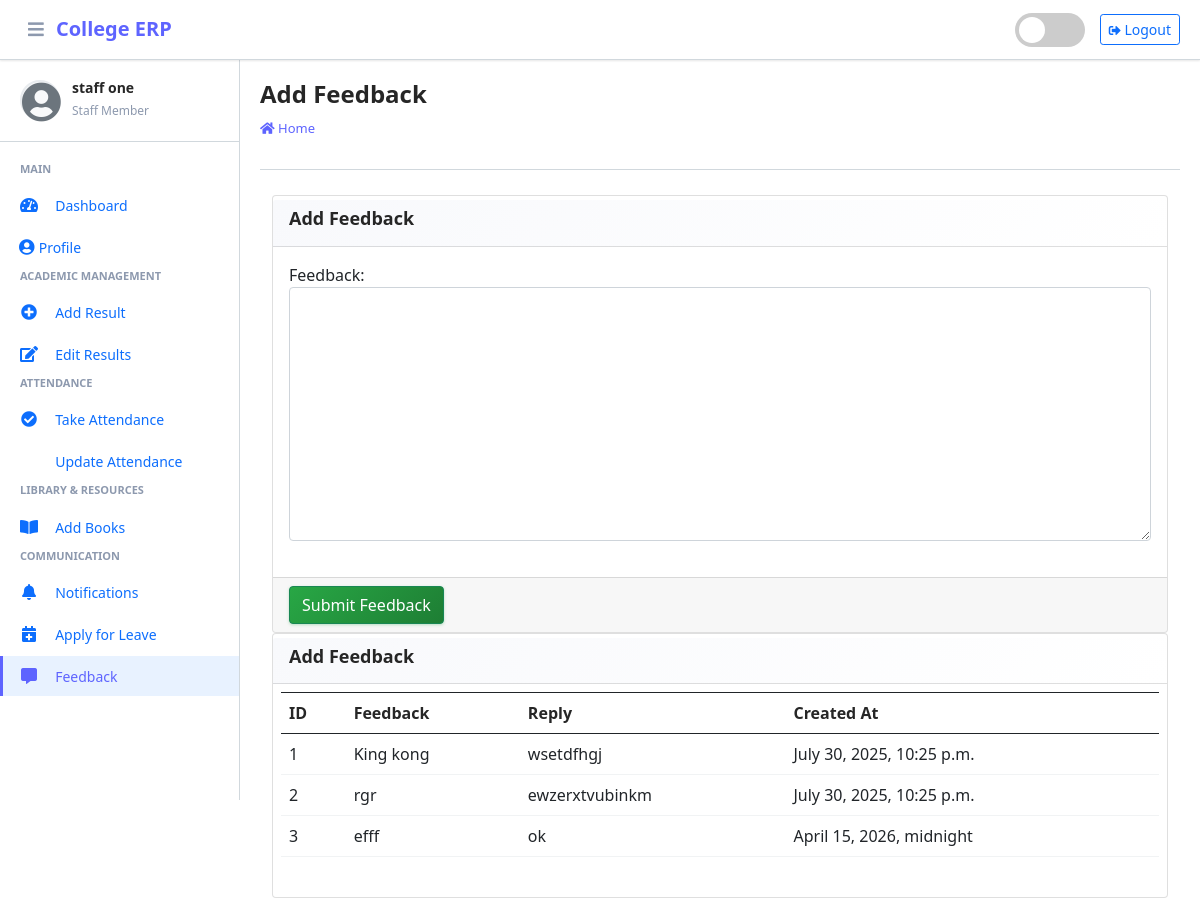
The app's page /staff/feedback/ (signed in) with its own data.
### main_app/models.py (models this page shows, shortened)
class CustomUser(AbstractUser):
    USER_TYPE = ((1, "HOD"), (2, "Staff"), (3, "Student"))
    GENDER = [("M", "Male"), ("F", "Female")]
    username = None  # Removed username, using email instead
    email = models.EmailField(unique=True)
    user_type = models.CharField(default=1, choices=USER_TYPE, max_length=1)
    gender = models.CharField(max_length=1, choices=GENDER)
    profile_pic = models.ImageField()
    address = models.TextField()
    fcm_token = models.TextField(default="")  # For firebase notifications
    created_at = models.DateTimeField(auto_now_add=True)
    updated_at = models.DateTimeField(auto_now=True)
    USERNAME_FIELD = "email"
    REQUIRED_FIELDS = []
    objects = CustomUserManager()

class FeedbackStaff(models.Model):
    staff = models.ForeignKey(Staff, on_delete=models.CASCADE)
    feedback = models.TextField()
    reply = models.TextField()
    created_at = models.DateTimeField(auto_now_add=True)
    updated_at = models.DateTimeField(auto_now=True)

### main_app/staff_views.py (the view, shortened to what this page needs)
# urls.py: path("staff/feedback/", staff_views.staff_feedback, name='staff_feedback'),
def staff_feedback(request):
    form = FeedbackStaffForm(request.POST or None)
    staff = get_object_or_404(Staff, admin_id=request.user.id)
    context = {
        'form': form,
        'feedbacks': FeedbackStaff.objects.filter(staff=staff),
        'page_title': 'Add Feedback'
    }
    return render(request, "staff_template/staff_feedback.html", context)

### main_app/forms.py
class FeedbackStaffForm(FormSettings):
    def __init__(self, *args, **kwargs):
        super(FeedbackStaffForm, self).__init__(*args, **kwargs)
    class Meta:
        model = FeedbackStaff
        fields = ['feedback']

### main_app/templates/staff_template/staff_feedback.html
{% extends 'main_app/base.html' %}
{% load static %}
{% block page_title %}{{page_title}}{% endblock page_title %}
{% block content %}
<section class="content">
    <div class="container-fluid">
        <div class="row">
            <div class="col-md-12">
                <div class="card card-dark">
                    <div class="card-header">
                        <h3 class="card-title">{{page_title}}</h3>
                    </div>
                    {% include "main_app/form_template.html" with messages=messages  form=form button_text="Submit Feedback"%}
                </div>
<div class="card card-dark">
    <div class="card-header"><h3 class="card-title">{{page_title}}</h3>
    </div>
   <div class="table p-2" style="overflow-x: auto; overflow-y: auto; max-height: 500px;">
       <table class="table table-bordered" style="min-width: 700px;">
           <tr>
               <th>ID</th>
               <th>Feedback</th>
               <th>Reply</th>
            <th>Created At</th>
        </tr>
        {% for feedback in feedbacks %}
        <tr>
            <td>{{forloop.counter}}</td>
            <td style="word-wrap: break-word; max-width: 250px; overflow: hidden; text-overflow: ellipsis;">{{feedback.feedback}}</td>
              <td style="word-wrap: break-word; max-width: 200px; overflow: hidden; text-overflow: ellipsis;">
                  {% if feedback.reply == "" %}
                      <p class="badge badge-warning">No Response Yet</p>
                      {% else %}
                      {{feedback.reply}}
                  {% endif %}
              </td>
              <td>{{feedback.created_at}}</td>
            </tr>
            {% endfor %}
        </table>
    </div>
    </div>
            </div>
        </div>
    </div>
</section>
{% endblock content %}

### main_app/templates/main_app/erpnext_sidebar.html (shortened to what this page needs)
{% load static %}
<div class="sidebar-header">
    <div class="sidebar-user">
        <i class="fas fa-user-circle sidebar-default-avatar" id="default-avatar" style="display: none;"></i>
        <div class="sidebar-user-info">
            <h6>{{ user.get_full_name|default:user.username }}</h6>
            <small>
                {% if user.user_type == '1' %}
                    Administrator
                {% elif user.user_type == '2' %}
                    Staff Member
                {% else %}
                    Student
                {% endif %}
            </small>
        </div>
    </div>
</div>
<div class="nav-section">
    {% if user.user_type == '1' %}
        <h6 class="nav-section-title">Main</h6>
        <div class="nav-item">
            {% url 'admin_home' as admin_home %}
            <a href="{{ admin_home }}" class="nav-link {% if admin_home == request.path %}active{% endif %}">
                <i class="nav-icon fas fa-tachometer-alt"></i>
                <span class="nav-text">Dashboard</span>
            </a>
        </div>
        <div class="nav-item">
            {% url 'admin_view_profile' as admin_view_profile %}
            <a href="{{ admin_view_profile }}" class="nav-link {% if admin_view_profile == request.path %}active{% endif %}">
                <i class="fas fa-user-circle"></i>
                <span class="nav-text">Profile</span>
            </a>
        </div>
        <h6 class="nav-section-title">Academic Management</h6>
        <div class="nav-item has-submenu {% if 'course' in request.path %}open{% endif %}">
            <a href="#" class="nav-link">
                <i class="nav-icon fas fa-graduation-cap"></i>
                <span class="nav-text">Courses</span>
                <i class="nav-arrow fas fa-chevron-right"></i>
            </a>
            <div class="nav-submenu">
                <div class="nav-item">
                    {% url 'add_course' as add_course %}
                    <a href="{{ add_course }}" class="nav-link {% if add_course == request.path %}active{% endif %}">
                        <span class="nav-text">Add Course</span>
                    </a>
                </div>
                <div class="nav-item">
                    {% url 'manage_course' as manage_course %}
                    <a href="{{ manage_course }}" class="nav-link {% if manage_course == request.path or 'edit_course' in request.path %}active{% endif %}">
                        <span class="nav-text">Manage Courses</span>
                    </a>
                </div>
            </div>
        </div>
        <div class="nav-item has-submenu {% if 'subject' in request.path %}open{% endif %}">
            <a href="#" class="nav-link">
                <i class="nav-icon fas fa-book"></i>
                <span class="nav-text">Subjects</span>
                <i class="nav-arrow fas fa-chevron-right"></i>
            </a>
            <div class="nav-submenu">
                <div class="nav-item">
                    {% url 'add_subject' as add_subject %}
                    <a href="{{ add_subject }}" class="nav-link {% if add_subject == request.path %}active{% endif %}">
                        <span class="nav-text">Add Subject</span>
                    </a>
                </div>
                <div class="nav-item">
                    {% url 'manage_subject' as manage_subject %}
                    <a href="{{ manage_subject }}" class="nav-link {% if manage_subject == request.path or 'edit_subject' in request.path %}active{% endif %}">
                        <span class="nav-text">Manage Subjects</span>
                    </a>
                </div>
            </div>
        </div>
        <div class="nav-item has-submenu {% if 'session' in request.path %}open{% endif %}">
            <a href="#" class="nav-link">
                <i class="nav-icon fas fa-calendar-alt"></i>
                <span class="nav-text">Sessions</span>
                <i class="nav-arrow fas fa-chevron-right"></i>
            </a>
            <div class="nav-submenu">
                <div class="nav-item">
                    {% url 'add_session' as add_session %}
                    <a href="{{ add_session }}" class="nav-link {% if add_session == request.path %}active{% endif %}">
                        <span class="nav-text">Add Session</span>
                    </a>
                </div>
                <div class="nav-item">
                    {% url 'manage_session' as manage_session %}
                    <a href="{{ manage_session }}" class="nav-link {% if manage_session == request.path or 'edit_session' in request.path %}active{% endif %}">
                        <span class="nav-text">Manage Sessions</span>
                    </a>
                </div>
            </div>
        </div>
        <h6 class="nav-section-title">User Management</h6>
        <div class="nav-item">
            {% url 'add_staff' as add_staff %}
            <a href="{{ add_staff }}" class="nav-link {% if add_staff == request.path %}active{% endif %}">
                <i class="nav-icon fas fa-user-plus"></i>
                <span class="nav-text">Add Staff</span>
            </a>
        </div>
        <div class="nav-item">
            {% url 'manage_staff' as manage_staff %}
            <a href="{{ manage_staff }}" class="nav-link {% if manage_staff == request.path or 'edit_staff' in request.path %}active{% endif %}">
                <i class="nav-icon fas fa-users-cog"></i>
                <span class="nav-text">Manage Staff</span>
            </a>
        </div>
        <div class="nav-item">
            {% url 'add_student' as add_student %}
            <a href="{{ add_student }}" class="nav-link {% if add_student == request.path %}active{% endif %}">
                <i class="nav-icon fas fa-user-graduate"></i>
                <span class="nav-text">Add Student</span>
            </a>
        </div>
        <div class="nav-item">
            {% url 'manage_student' as manage_student %}
            <a href="{{ manage_student }}" class="nav-link {% if manage_student == request.path or 'edit_student' in request.path %}active{% endif %}">
                <i class="nav-icon fas fa-users"></i>
                <span class="nav-text">Manage Students</span>
            </a>
        </div>
        <h6 class="nav-section-title">Communication</h6>
        <div class="nav-item">
            {% url 'admin_notify_staff' as admin_notify_staff %}
            <a href="{{ admin_notify_staff }}" class="nav-link {% if admin_notify_staff == request.path %}active{% endif %}">
                <i class="nav-icon fas fa-bell"></i>
                <span class="nav-text">Notify Staff</span>
            </a>
        </div>
        <div class="nav-item">
            {% url 'admin_notify_student' as admin_notify_student %}
            <a href="{{ admin_notify_student }}" class="nav-link {% if admin_notify_student == request.path %}active{% endif %}">
                <i class="nav-icon fas fa-bullhorn"></i>
                <span class="nav-text">Notify Students</span>
            </a>
        </div>
        <h6 class="nav-section-title">Reports & Analytics</h6>
        <div class="nav-item">
            {% url 'admin_view_attendance' as admin_view_attendance %}
            <a href="{{ admin_view_attendance }}" class="nav-link {% if admin_view_attendance == request.path %}active{% endif %}">
                <i class="nav-icon fas fa-chart-line"></i>
                <span class="nav-text">View Attendance</span>
            </a>
        </div>
        <div class="nav-item">
            {% url 'student_feedback_message' as student_feedback_message %}
            <a href="{{ student_feedback_message }}" class="nav-link {% if student_feedback_message == request.path %}active{% endif %}">
                <i class="nav-icon fas fa-comments"></i>
                <span class="nav-text">Student Feedback</span>
            </a>
        </div>
        <div class="nav-item">
            {% url 'staff_feedback_message' as staff_feedback_message %}
            <a href="{{ staff_feedback_message }}" class="nav-link {% if staff_feedback_message == request.path %}active{% endif %}">
                <i class="nav-icon fas fa-comment-dots"></i>
                <span class="nav-text">Staff Feedback</span>
            </a>
        </div>
        <h6 class="nav-section-title">Leave Management</h6>
        <div class="nav-item">
            {% url 'view_staff_leave' as view_staff_leave %}
            <a href="{{ view_staff_leave }}" class="nav-link {% if view_staff_leave == request.path %}active{% endif %}">
                <i class="nav-icon fas fa-calendar-check"></i>
                <span class="nav-text">Staff Leave</span>
            </a>
        </div>
        <div class="nav-item">
            {% url 'view_student_leave' as view_student_leave %}
            <a href="{{ view_student_leave }}" class="nav-link {% if view_student_leave == request.path %}active{% endif %}">
                <i class="nav-icon fas fa-calendar-times"></i>
                <span class="nav-text">Student Leave</span>
            </a>
        </div>
    {% elif user.user_type == '2' %}
        <h6 class="nav-section-title">Main</h6>
        <div class="nav-item">
            {% url 'staff_home' as staff_home %}
            <a href="{{ staff_home }}" class="nav-link {% if staff_home == request.path %}active{% endif %}">
                <i class="nav-icon fas fa-tachometer-alt"></i>
                <span class="nav-text">Dashboard</span>
            </a>
        </div>
        <div class="nav-item">
            {% url 'staff_view_profile' as staff_view_profile %}
            <a href="{{ staff_view_profile }}" class="nav-link {% if staff_view_profile == request.path %}active{% endif %}">
                <i class="fas fa-user-circle"></i>
                <span class="nav-text">Profile</span>
            </a>
        </div>
        <h6 class="nav-section-title">Academic Management</h6>
        <div class="nav-item">
            {% url 'staff_add_result' as staff_add_result %}
            <a href="{{ staff_add_result }}" class="nav-link {% if staff_add_result == request.path %}active{% endif %}">
                <i class="nav-icon fas fa-plus-circle"></i>
                <span class="nav-text">Add Result</span>
            </a>
        </div>
        <div class="nav-item">
            {% url 'edit_student_result' as edit_student_result %}
            <a href="{{ edit_student_result }}" class="nav-link {% if edit_student_result == request.path %}active{% endif %}">
                <i class="nav-icon fas fa-edit"></i>
                <span class="nav-text">Edit Results</span>
            </a>
        </div>
        <h6 class="nav-section-title">Attendance</h6>
        <div class="nav-item">
            {% url 'staff_take_attendance' as staff_take_attendance %}
            <a href="{{ staff_take_attendance }}" class="nav-link {% if staff_take_attendance == request.path %}active{% endif %}">
                <i class="nav-icon fas fa-check-circle"></i>
                <span class="nav-text">Take Attendance</span>
            </a>
        </div>
        <div class="nav-item">
            {% url 'staff_update_attendance' as staff_update_attendance %}
            <a href="{{ staff_update_attendance }}" class="nav-link {% if staff_update_attendance == request.path %}active{% endif %}">
                <span class="nav-text">Update Attendance</span>
            </a>
        </div>
        <h6 class="nav-section-title">Library & Resources</h6>
        <div class="nav-item">
            {% url 'add_book' as add_book %}
            <a href="{{ add_book }}" class="nav-link {% if add_book == request.path %}active{% endif %}">
                <i class="nav-icon fas fa-book-open"></i>
                <span class="nav-text">Add Books</span>
            </a>
        </div>
        <h6 class="nav-section-title">Communication</h6>
        <div class="nav-item">
            {% url 'staff_view_notification' as staff_view_notification %}
            <a href="{{ staff_view_notification }}" class="nav-link {% if staff_view_notification == request.path %}active{% endif %}">
                <i class="nav-icon fas fa-bell"></i>
                <span class="nav-text">Notifications</span>
            </a>
        </div>
        <div class="nav-item">
            {% url 'staff_apply_leave' as staff_apply_leave %}
            <a href="{{ staff_apply_leave }}" class="nav-link {% if staff_apply_leave == request.path %}active{% endif %}">
                <i class="nav-icon fas fa-calendar-plus"></i>
                <span class="nav-text">Apply for Leave</span>
            </a>
        </div>
        <div class="nav-item">
            {% url 'staff_feedback' as staff_feedback %}
            <a href="{{ staff_feedback }}" class="nav-link {% if staff_feedback == request.path %}active{% endif %}">
                <i class="nav-icon fas fa-comment-alt"></i>
                <span class="nav-text">Feedback</span>
            </a>
        </div>
    {% endif %}
</div>

### records on screen
CustomUser: get_full_name "staff one"
FeedbackStaff: feedback "King kong", reply "wsetdfhgj", created_at "July 30, 2025, 10:25 p.m."
FeedbackStaff: feedback "rgr", reply "ewzerxtvubinkm", created_at "July 30, 2025, 10:25 p.m."
FeedbackStaff: feedback "efff", reply "ok", created_at "April 15, 2026, midnight"

### other values on screen
{{ page_title }} "Add Feedback"
{{ field.label_tag }} "Feedback:"
{{ button_text }} "Submit Feedback"
